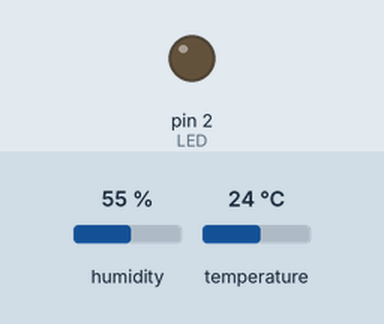
Simulated run of this sketch. Board: Arduino Uno, built with avr-gcc and run on an emulated ATmega328P. On the bench: output pins drawn as LEDs (lit = HIGH). The inputs (shaded band) are chosen by the test bench; at power-on: temperature 24 °C, humidity 55 %.

Above: at 2.8 s.
2.9 s: temperature set to 34.6 °C
5.6 s: temperature set to 35.5 °C
At 7.1 s:
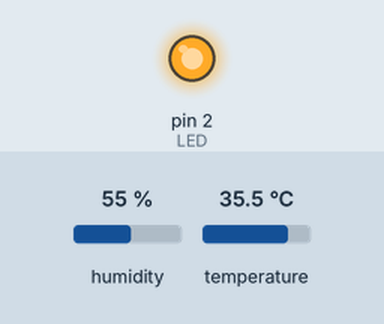
8.3 s: temperature set to 12 °C
At 10.6 s:
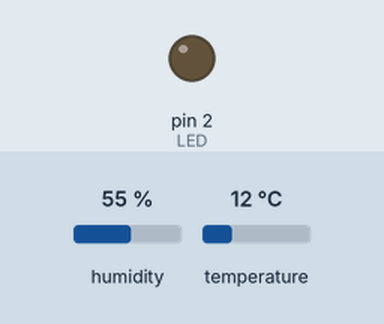
11.5 s: temperature set to 41 °C
At 12.3 s:
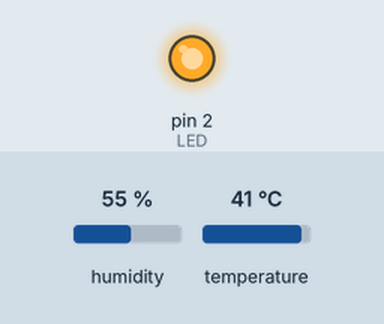
Timing chart, 0 to 14.5 s (numbered marks = the images above; inputs shaded):
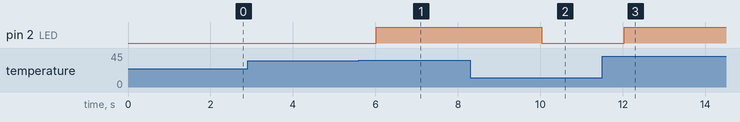

Measured:
- the behaviour switches between 35 and 35.1 °C on temperature (found by bisection; images 0 and 1)
- after the input at 2.9 s, every drawn part: stays the same
- after the input at 5.6 s, pin 2 (LED): LOW → HIGH after 0.42 s
- after the input at 8.3 s, pin 2 (LED): HIGH → LOW after 1.7 s
- after the input at 11.5 s, pin 2 (LED): LOW → HIGH after 0.54 s

The sketch:

TASK8.ino
```cpp
#include <DHT.H>

DHT dht(5, DHT22);
int LED=2;

void setup()
{
  Serial.begin(115200);
  pinMode(LED, OUTPUT);
  dht.begin();
}

void loop()
{
  float Temp=dht.readTemperature();

  if(Temp>35)
   digitalWrite(LED, 1);
  else
   digitalWrite(LED, 0);
  delay(1000);
}
```
